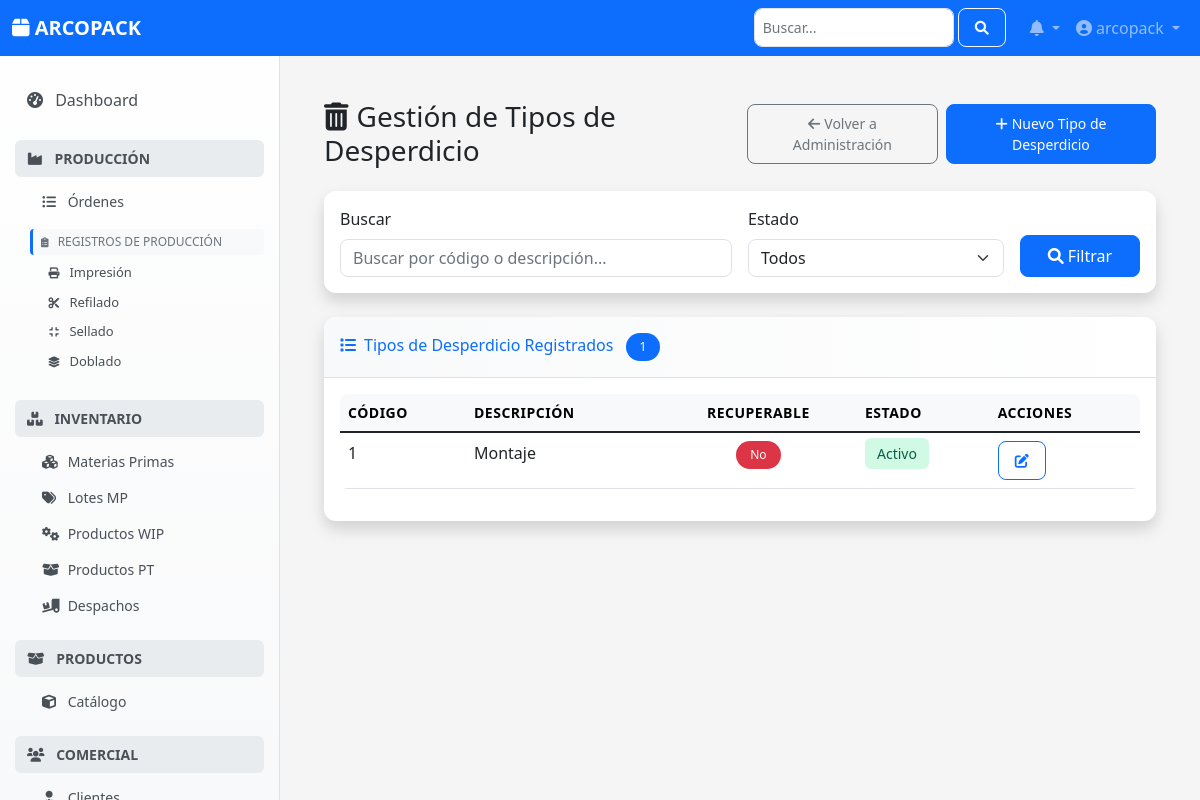
The app's page /configuracion/tipos-desperdicio/ (signed in) with its own data.
### configuracion/models.py (models this page shows, shortened)
class TipoDesperdicio(models.Model):
    codigo = models.CharField(max_length=50, unique=True, verbose_name="Código Desperdicio")
    descripcion = models.CharField(max_length=200, verbose_name="Descripción Desperdicio")
    es_recuperable = models.BooleanField(default=False, verbose_name="¿Es Recuperable?")
    is_active = models.BooleanField(default=True, verbose_name="Activo")
    class Meta:
        verbose_name = "Tipo de Desperdicio"
        verbose_name_plural = "Tipos de Desperdicio"
        ordering = ['codigo']

### configuracion/views.py (the view)
# urls.py: path('tipos-desperdicio/', views.TipoDesperdicioListView.as_view(), name='tipo-desperdicio-list'),
class TipoDesperdicioListView(LoginRequiredMixin, ListView):
    model = TipoDesperdicio
    template_name = 'configuracion/tipo_desperdicio_list.html'
    context_object_name = 'tipos_desperdicio'
    paginate_by = 20
    def get_queryset(self):
        queryset = TipoDesperdicio.objects.all()
        search = self.request.GET.get('search')
        activo = self.request.GET.get('activo')
        if search:
            queryset = queryset.filter(
                Q(codigo__icontains=search) | Q(descripcion__icontains=search)
            )
        if activo:
            queryset = queryset.filter(is_active=activo == 'true')
        return queryset.order_by('codigo')

### notificaciones/context_processors.py (called while the page is built)
def notifications(request):
    if request.user.is_authenticated:
        notificaciones_no_leidas = Notificacion.objects.filter(
            usuario=request.user,
            leida=False
        ).count()
        notificaciones = Notificacion.objects.filter(
            usuario=request.user
        ).order_by('-fecha_creacion')[:5]
        return {
            'notificaciones': notificaciones,
            'notificaciones_no_leidas': notificaciones_no_leidas
        }
    return {
        'notificaciones': [],
        'notificaciones_no_leidas': 0
    }

### configuracion/templates/configuracion/tipo_desperdicio_list.html (shortened to what this page needs)
{% extends "base.html" %}
{% load static %}
{% block content %}
<div class="container-fluid">
    <div class="d-sm-flex align-items-center justify-content-between mb-4">
        <h1 class="h3 mb-0 text-gray-800">
            <i class="fas fa-trash-alt me-2"></i>Gestión de Tipos de Desperdicio
        </h1>
        <div class="d-sm-flex">
            <a href="{% url 'configuracion_web:administracion-dashboard' %}" class="btn btn-outline-secondary btn-sm me-2">
                <i class="fas fa-arrow-left me-1"></i>Volver a Administración
            </a>
            <a href="{% url 'configuracion_web:tipo-desperdicio-create' %}" class="btn btn-primary btn-sm">
                <i class="fas fa-plus me-1"></i>Nuevo Tipo de Desperdicio
            </a>
        </div>
    </div>
    <div class="card shadow mb-4">
        <div class="card-body">
            <form method="get" class="row g-3">
                <div class="col-md-6">
                    <label for="search" class="form-label">Buscar</label>
                    <input type="text" class="form-control" id="search" name="search"
                           value="{{ request.GET.search|default:'' }}"
                           placeholder="Buscar por código o descripción...">
                </div>
                <div class="col-md-4">
                    <label for="activo" class="form-label">Estado</label>
                    <select class="form-select" id="activo" name="activo">
                        <option value="">Todos</option>
                    </select>
                </div>
                <div class="col-md-2 d-flex align-items-end">
                    <button type="submit" class="btn btn-primary w-100">
                        <i class="fas fa-search me-1"></i>Filtrar
                    </button>
                </div>
            </form>
        </div>
    </div>
    <div class="card shadow">
        <div class="card-header py-3">
            <h6 class="m-0 font-weight-bold text-primary">
                <i class="fas fa-list me-2"></i>Tipos de Desperdicio Registrados
                <span class="badge bg-primary ms-2">{{ tipos_desperdicio|length }}</span>
            </h6>
        </div>
        <div class="card-body">
            {% if tipos_desperdicio %}
                <div class="table-responsive">
                    <table class="table table-hover">
                        <thead class="table-light">
                            <tr>
                                <th>Código</th>
                                <th>Descripción</th>
                                <th class="text-center">Recuperable</th>
                                <th>Estado</th>
                                <th>Acciones</th>
                            </tr>
                        </thead>
                        <tbody>
                            {% for tipo in tipos_desperdicio %}
                            <tr>
                                <td>{{ tipo.codigo }}</td>
                                <td>{{ tipo.descripcion|default:"-" }}</td>
                                <td class="text-center">
                                    {% if tipo.es_recuperable %}
                                    <span class="badge bg-success">Sí</span>
                                    {% else %}
                                    <span class="badge bg-danger">No</span>
                                    {% endif %}
                                </td>
                                <td>
                                    <span class="status-badge {% if tipo.is_active %}status-activo{% else %}status-inactivo{% endif %}">
                                        {% if tipo.is_active %}Activo{% else %}Inactivo{% endif %}
                                    </span>
                                </td>
                                <td>
                                    <div class="btn-group" role="group">
                                        <a href="{% url 'configuracion_web:tipo-desperdicio-update' tipo.pk %}"
                                           class="btn btn-sm btn-outline-primary" title="Editar">
                                            <i class="fas fa-edit"></i>
                                        </a>
                                    </div>
                                </td>
                            </tr>
                            {% endfor %}
                        </tbody>
                    </table>
                </div>
            {% endif %}
        </div>
    </div>
</div>
{% endblock %}

### templates/layouts/navbar.html (shortened to what this page needs)
<nav class="navbar navbar-expand-lg navbar-dark bg-primary fixed-top">
    <div class="container-fluid">
        <a class="navbar-brand" href="{% url 'root' %}">
            <i class="fas fa-box"></i> ARCOPACK
        </a>
        <div class="collapse navbar-collapse" id="navbarNav">
            <ul class="navbar-nav ms-auto">
                <li class="nav-item me-3">
                    <form class="d-flex" role="search">
                        <input class="form-control form-control-sm" type="search" placeholder="Buscar..." aria-label="Search">
                        <button class="btn btn-outline-light btn-sm ms-1" type="submit">
                            <i class="fas fa-search"></i>
                        </button>
                    </form>
                </li>
                <li class="nav-item dropdown">
                    <a class="nav-link dropdown-toggle position-relative" href="#" id="notificationsDropdown" role="button"
                       data-bs-toggle="dropdown">
                        <i class="fas fa-bell"></i>
                    </a>
                </li>
                <li class="nav-item dropdown">
                    <a class="nav-link dropdown-toggle" href="#" id="userDropdown" role="button"
                       data-bs-toggle="dropdown">
                        <i class="fas fa-user-circle"></i> {{ user.get_full_name|default:user.username }}
                    </a>
                </li>
            </ul>
        </div>
    </div>
</nav>

### templates/base.html (style rules this page uses)
:root { --primary-color: #0d6efd; --secondary-color: #6c757d; --success-color: #198754; --warning-color: #ffc107; --danger-color: #dc3545; --info-color: #0dcaf0; --light-color: #f8f9fa; --dark-color: #212529; --sidebar-width: 280px; }
body { font-family: 'Segoe UI', Tahoma, Geneva, Verdana, sans-serif; background-color: #f5f5f5; }
.card { border: none; border-radius: 12px; box-shadow: 0 2px 10px rgba(0, 0, 0, 0.08); margin-bottom: 1.5rem; transition: all 0.3s ease; }
.card-header { background: linear-gradient(90deg, var(--light-color) 0%, #ffffff 100%); border-bottom: 1px solid #dee2e6; border-radius: 12px 12px 0 0 !important; font-weight: 600; }
.btn { border-radius: 8px; font-weight: 500; padding: 0.5rem 1rem; transition: all 0.2s ease; }
.form-control, .form-select { border-radius: 8px; border: 1px solid #dee2e6; transition: all 0.2s ease; }
.table { border-radius: 8px; overflow: hidden; }
.table th { background-color: var(--light-color); border: none; font-weight: 600; text-transform: uppercase; font-size: 0.875rem; letter-spacing: 0.5px; }
.badge { padding: 0.5rem 0.875rem; border-radius: 20px; font-weight: 500; font-size: 0.75rem; }
.fade-in { animation: fadeIn 0.5s ease-out; }

### configuracion/templates/configuracion/tipo_desperdicio_list.html (style rules this page uses)
.status-badge { padding: 0.375rem 0.75rem; border-radius: 0.375rem; font-size: 0.875rem; font-weight: 500; }
.status-activo { background-color: #d1fae5; color: #065f46; }

### templates/layouts/navbar.html (style rules this page uses)
.navbar-brand { font-weight: 600; font-size: 1.25rem; }
.form-control-sm { width: 200px; }

### records on screen
TipoDesperdicio: codigo "1", descripcion "Montaje", es_recuperable "No", is_active "Activo"

### other values on screen
{{ user.get_full_name|default:user.username }} "arcopack"
{{ tipos_desperdicio|length }} "1"
